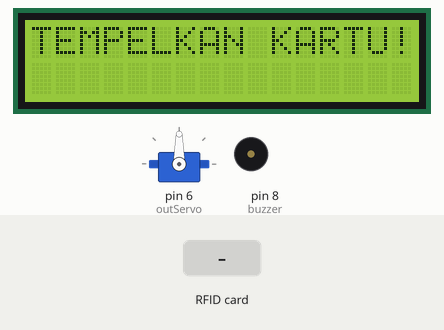
Simulated run of this sketch. Board: Arduino Uno, built with avr-gcc and run on an emulated ATmega328P. On the bench: 16×2 character LCD, servo, buzzer (waves = sounding, pin HIGH). Wiring (inferred from the names in the program): IR receiver: data pin 7. Inputs (shaded band) come from the test bench. Pins used as bus, display or sensor lines are not drawn; what the sketch prints to the serial monitor is not drawn.

Above: at 1.7 s.
1.8 s: RFID card 5E 7A 19 C4 held to the reader
At 2.6 s:
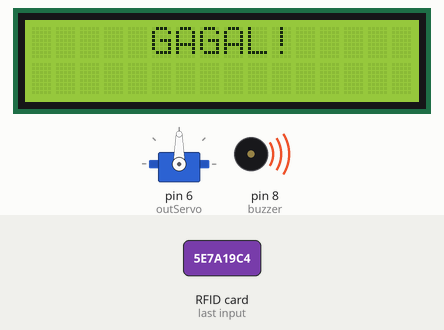
Timing chart, 0 to 4.8 s (numbered marks = the images above; inputs shaded):
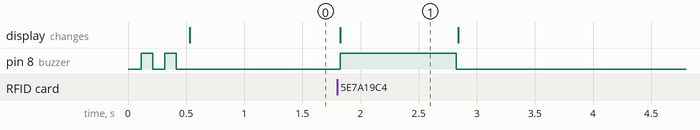

Measured:
- after the input at 1.8 s, pin 8 (buzzer): LOW → HIGH at once, → LOW 1.0 s later; the display: changes at once (image 1)
- what the display in image 1 shows lasts 1.0 s, from 1.8 s to 2.8 s

The sketch:

8.1_CHALLENGERFIDSERVOLCD.ino
```cpp
//Library
#include<SPI.h>
#include<MFRC522.h>
#include <LiquidCrystal_I2C.h>
#include <Servo.h>

//Inisialisasi pembuatan variable
int outServo=6; //Pin untuk Servo
Servo myservo;
LiquidCrystal_I2C lcd(0x27, 16, 2);
String uidString;
int buzzer = 8;
int IR = 7;
int kunci = 0;
#define SS_PIN 10
#define RST_PIN 9
MFRC522 mfrc522(SS_PIN, RST_PIN);

void setup() {
  // put your setup code here, to run once:
  Serial.begin(9600);
  SPI.begin();
  mfrc522.PCD_Init();
  pinMode(buzzer,OUTPUT);
  pinMode(IR,INPUT);
  lcd.begin();
  myservo.attach(outServo);

  buzzerBunyi();
  Serial.println("Tempelkan Kartu!");
  lcd.clear(); //Untuk Menghapus karakter pada LCD
  lcd.setCursor(0,0); lcd.print("TEMPELKAN KARTU!");
}

void loop() {
  // put your main code here, to run repeatedly:
  //Baca Data

  if(mfrc522.PICC_IsNewCardPresent()and kunci == 0){
    readRFID();
    Serial.print("Tag UID : ");
    Serial.println(uidString);

    if(uidString == "8A-B0-C1-15"){
      buzzerBunyi();
      Serial.println("Berhasil!");
      lcd.clear(); //Untuk Menghapus karakter pada LCD
      lcd.setCursor(4,0); lcd.print("BERHASIL!");
      delay(1000);
      Serial.println("Silahkan Masuk");
      lcd.clear(); //Untuk Menghapus karakter pada LCD
      lcd.setCursor(1,0); lcd.print("SILAHKAN MASUK");
      myservo.write(180); //0-180
      delay(1000); //Jeda waktu perulagan seama 500 mili detik
      kunci = 1;


    }else if (uidString == "5A-2E-E7-80"){
      buzzerBunyi();
      Serial.println("Berhasil!");
      lcd.clear(); //Untuk Menghapus karakter pada LCD
      lcd.setCursor(4,0); lcd.print("BERHASIL!");
      delay(1000);
      Serial.println("Silahkan Masuk");
      lcd.clear(); //Untuk Menghapus karakter pada LCD
      lcd.setCursor(1,0); lcd.print("SILAHKAN MASUK");
      myservo.write(180); //0-180
      delay(1000); //Jeda waktu perulagan seama 500 mili detik
      kunci = 1;


    }else{
      Serial.println("GAGAL");
      lcd.clear(); //Untuk Menghapus karakter pada LCD
      lcd.setCursor(5,0); lcd.print("GAGAL!");
      buzzerBunyiGagal();
      Serial.println("Tempelkan Kartu!");
      lcd.clear(); //Untuk Menghapus karakter pada LCD
      lcd.setCursor(0,0); lcd.print("TEMPELKAN KARTU!");
    }
  }
 IRnyala();
}

void readRFID(){
  mfrc522.PICC_ReadCardSerial();
  //pembatas bisa dirubah sesuai keinginan, disini yang digunakan "-"
  uidString = String(mfrc522.uid.uidByte[0], HEX) + "-" +
              String(mfrc522.uid.uidByte[1], HEX) + "-" +
              String(mfrc522.uid.uidByte[2], HEX) + "-" +
              String(mfrc522.uid.uidByte[3], HEX);
              uidString.toUpperCase();
}


void IRnyala(){
  int bacaIR=digitalRead(IR);
if (bacaIR == 0 and kunci == 1){
    buzzerBunyi2();
    lcd.clear(); //Untuk Menghapus karakter pada LCD
    lcd.setCursor(0,0); lcd.print("PALANG TERTUTUP");
    Serial.println("PALANG TERTUTUP");
    Serial.println("");
    delay(1000);
    lcd.clear(); //Untuk Menghapus karakter pada LCD
    lcd.setCursor(0,0); lcd.print("TEMPELKAN KARTU!");
    Serial.println("Tempelkan Kartu!");
    myservo.write(90); //0-180
    delay(1000); //Jeda waktu perulagan seama 500 mili detik
    kunci = 0;
    }
}

void buzzerBunyi(){
  digitalWrite(buzzer,HIGH);
  delay(100);
  digitalWrite(buzzer,LOW);
  delay(100);
  digitalWrite(buzzer,HIGH);
  delay(100);
  digitalWrite(buzzer,LOW);
  delay(100);

}


void buzzerBunyi2(){
  digitalWrite(buzzer,HIGH);
  delay(100);
  digitalWrite(buzzer,LOW);
  delay(100);
  digitalWrite(buzzer,HIGH);
  delay(100);
  digitalWrite(buzzer,LOW);
  delay(100);
  digitalWrite(buzzer,HIGH);
  delay(100);
  digitalWrite(buzzer,LOW);
  delay(100);

}


void buzzerBunyiGagal(){
  digitalWrite(buzzer,HIGH);
  delay(1000);
  digitalWrite(buzzer,LOW);
}
```
